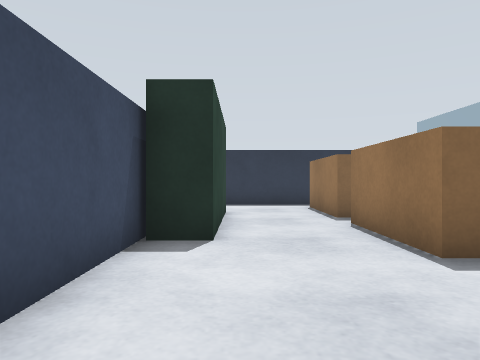
view 1 (above)

14 first-person views from a walk through a Gazebo world. The camera is 0.45 m above the floor, looks level and sees 70° across. The floor is counted in squares, 0.5 m on a side. Each view is taken from the middle of a square. On the plan, view 1 faces up. The plan holds only what a view shows up to about 12 squares ahead; the rest is blank. The place goes on beyond the plan.

view 2
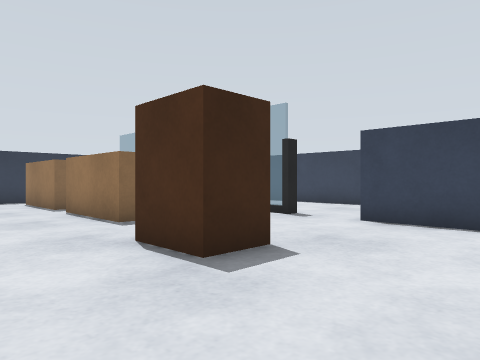

view 3
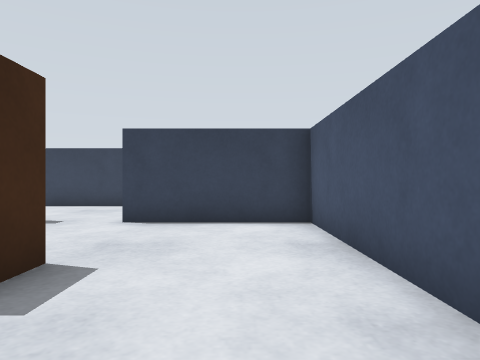

view 4
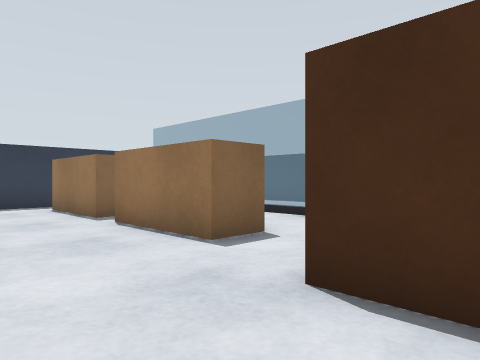

view 5
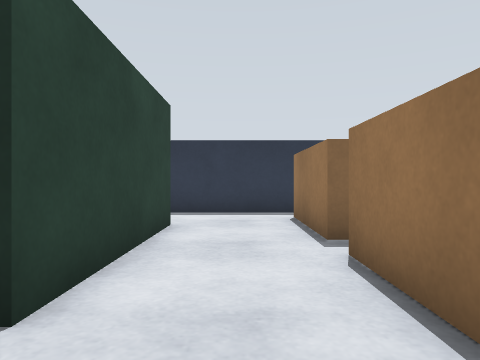

view 6
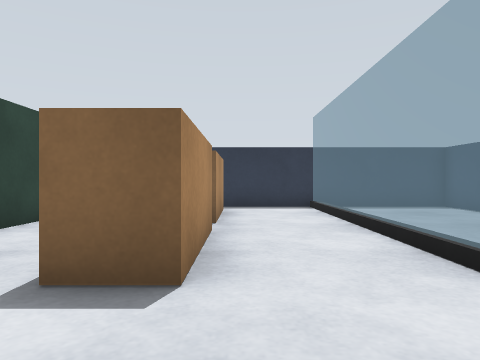

view 7
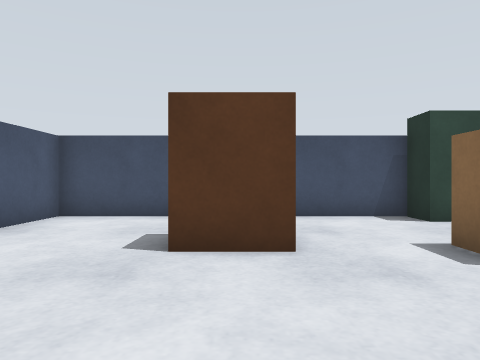

view 8
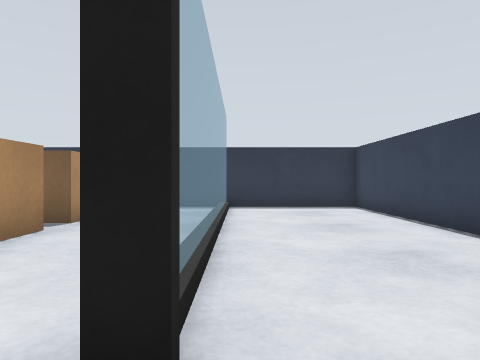

view 9
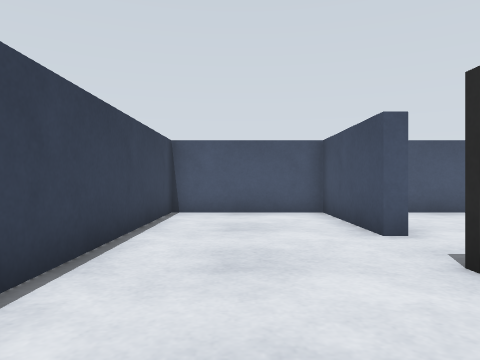

view 10
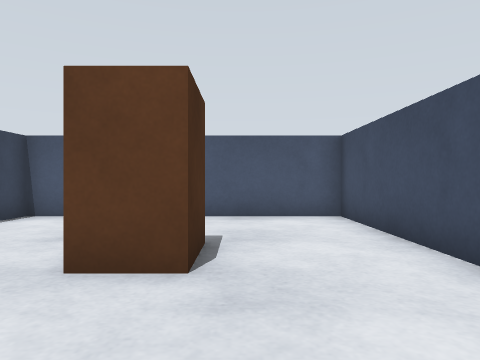

view 11
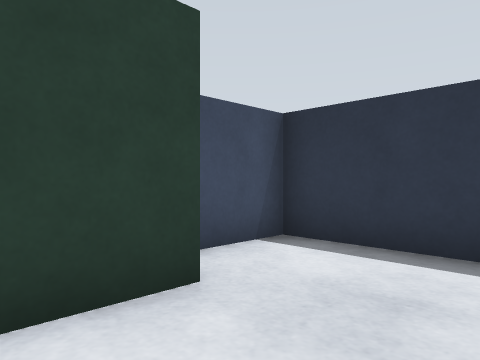

view 12
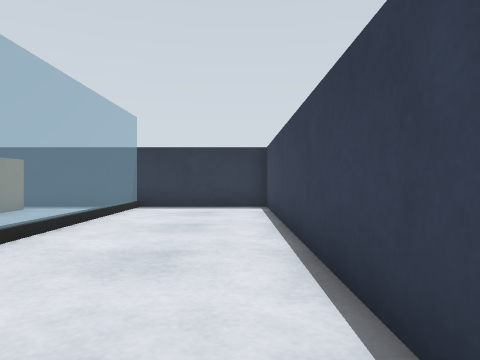

view 13
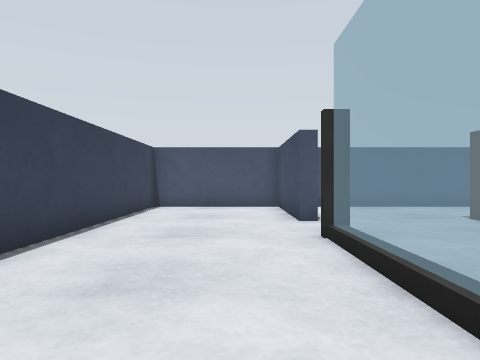

view 14
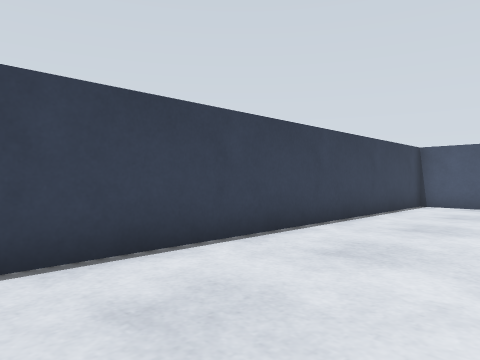

### Floor plan
Key: @ floor where view 1 was taken; # wall or solid block; . floor; B beige box; T thing the floor can be seen under or through; R brown box.
Columns run from 2 left of view 1 to 11 right of it. Each row starts with its distance up from view 1.
 13 ##############
 12 #....... ....#
 11 #....B.. ....#
 10 ##...B.. ....#
  9  #...B.. ....#
  8  #...B.. ....#
  7  #...B.. ....#
  6 ##...B.. ....#
  5 ##...B.. ....#
  4 #....B.. ....#
  3 #.......T....#
  2 #............#
  1 #...R........#
  0 #.@.R...#....#
 -1 #.......#....#
 -2 #.......#....#
 -3 #.......#....#
 -4 ##############

Positions as (right, up) in squares from view 1, and headings:
1: (0, 0), facing up
2: (-1, -3), facing up-right
3: (-1, -2), facing right
4: (-1, 0), facing up-right
5: (1, 3), facing up
6: (4, 1), facing up
7: (7, 1), facing left
8: (7, 1), facing up
9: (9, 6), facing down
10: (1, 5), facing down
11: (2, 8), facing up-left
12: (10, 1), facing up
13: (8, 8), facing down
14: (7, 9), facing down-right
